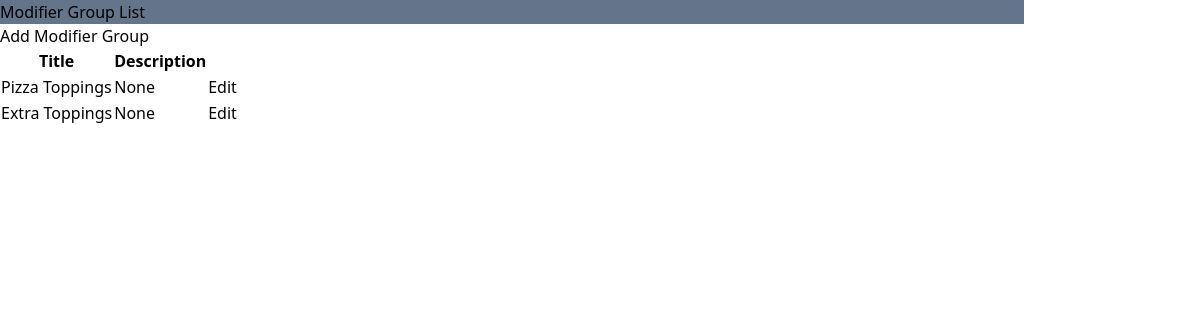
The app's page /menu/mg/ with its own data.
### main/models.py (models this page shows, shortened)
class ModifierGroup(models.Model):
    name = models.CharField(max_length=256, null=True)
    description = models.CharField(max_length=256, null=True, blank=True)
    date_created = models.DateTimeField(auto_now_add=True, null=True)

### main/views.py (the view)
# urls.py: path('mg/', MGList.as_view(), name='modifiergroups'),
class MGList(ListView):
    model = ModifierGroup
    context_object_name = 'modifiergroups'
    template_name = 'main/modifiergroups_list.html'

### main/templates/main/modifiergroups_list.html (shortened to what this page needs)
{% load tailwind_tags %}
<!DOCTYPE html>
<html lang="en">
<head>
    {% tailwind_css %}
</head>
<body>
    <div class="container">
        <h1 class="bg-slate-500">Modifier Group List</h1>
        <a href="{% url 'mg-create' %}" class="btn">Add Modifier Group</a>
        <table>
            <tr>
                <th>Title</th>
                <th>Description</th>
            </tr>
            {% for mg in modifiergroups %}
            <tr>
                <td>{{mg.name}}</td>
                <td>{{mg.description}}</td>
                <td><a href="{% url 'mg-update' mg.id %}">Edit</a></td>
            </tr>
            {% endfor %}
        </table>
    </div>
</body>
</html>

### records on screen
ModifierGroup: name "Pizza Toppings", description "None"
ModifierGroup: name "Extra Toppings", description "None"
